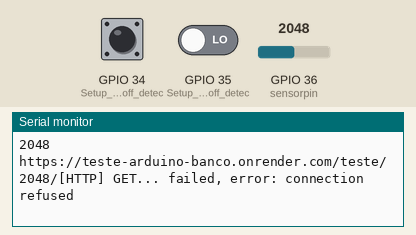
Recording of a sketch running on a simulated ESP32. Parts: the last lines printed to the serial monitor. The inputs (shaded band) are chosen by the test bench; at power-on: GPIO 34 (Setup_for_leads_off_detec) LOW, GPIO 36 (sensorpin) = 2048, GPIO 35 (Setup_for_leads_off_detec) LOW. WiFi joins after 1.5 s; servers stay silent unless stated.

Above: at 2.7 s.
2.8 s: GPIO 34 (Setup_for_leads_off_detec) pulled HIGH for 1 s
At 3.31 s:
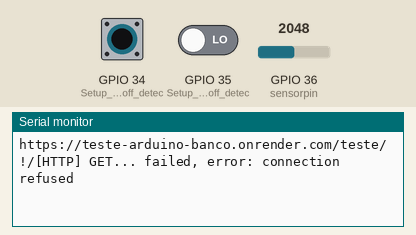
5.3 s: GPIO 36 (sensorpin) set to 2866
At 5.67 s:
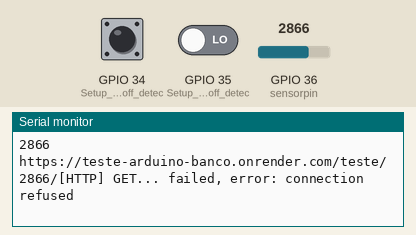
6.8 s: GPIO 36 (sensorpin) set to 3603
At 6.87 s:
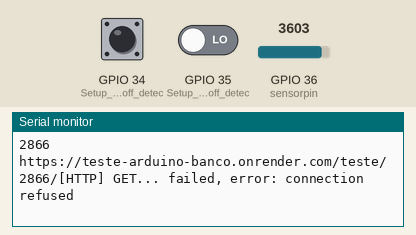
8.3 s: GPIO 34 (Setup_for_leads_off_detec) driven HIGH and GPIO 35 (Setup_for_leads_off_detec) driven HIGH
At 8.73 s:
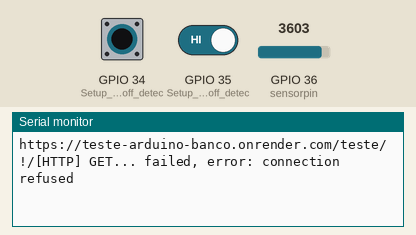
11.3 s: GPIO 34 (Setup_for_leads_off_detec) driven LOW and GPIO 35 (Setup_for_leads_off_detec) driven LOW
At 11.69 s:
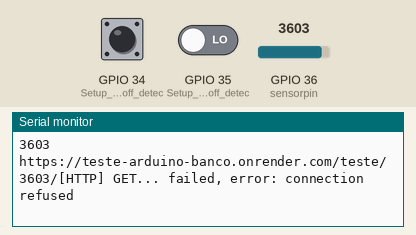
14.3 s: GPIO 34 (Setup_for_leads_off_detec) driven HIGH
At 18.25 s:
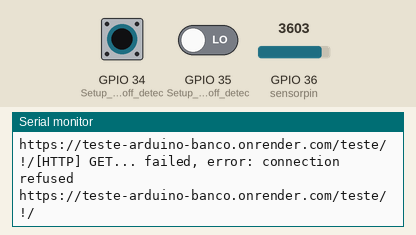
Timing chart, 0 to 18.3 s (numbered marks = the images above; inputs shaded):
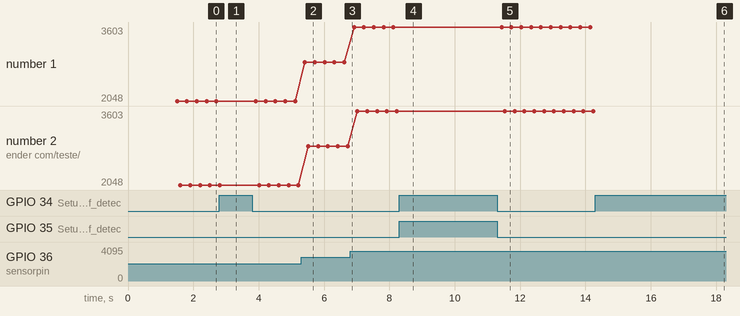

Measured:
- after the input at 2.8 s, the serial monitor: prints a new line after 0.31 s (image 1)
- after the input at 5.3 s, the serial monitor: prints a new line after 0.12 s (image 2)
- after the input at 8.3 s, the serial monitor: prints a new line after 0.22 s (image 4)
- after the input at 11.3 s, the serial monitor: prints a new line after 0.13 s (image 5)
- after the input at 14.3 s, the serial monitor: prints a new line after 0.24 s (image 6)
- plotted number 1: 2048 → 2866 after the input at 5.3 s, 2866 → 3603 after the input at 6.8 s
- plotted number 2: 2048 → 2866 after the input at 5.3 s, 2866 → 3603 after the input at 6.8 s

The sketch:

esp-ecg-banco.ino
```cpp
#include <WiFi.h>
#include <HTTPClient.h>
#define sensorpin A0


const char WIFI_SSID[] = "AP02_VALLEY";
const char WIFI_PASSWORD[] = "amontada";

String HOST_NAME = "https://teste-arduino-banco.onrender.com"; // change to your PC's IP address
String PATH_NAME   = "/teste";


String header;
String valor;

unsigned long currentTime = millis();
unsigned long previousTime = 0;
const long timeoutTime = 2000;

void setup() {
  Serial.begin(9600);
  pinMode(34, INPUT); //Setup for leads off detection LO +
  pinMode(35, INPUT); //Setup for leads off detection LO -

  WiFi.begin(WIFI_SSID, WIFI_PASSWORD);
  Serial.println("Connecting");
  while(WiFi.status() != WL_CONNECTED) {
    delay(500);
    Serial.print(".");
  }

  Serial.println("");
  Serial.print("Connected to WiFi network with IP Address: ");
  Serial.println(WiFi.localIP());

}

void loop() {
  if((digitalRead(34) == 1)||(digitalRead(35) == 1)){
    valor = '!';
  }
  else{
    Serial.println(analogRead(sensorpin));
    valor = String(analogRead(sensorpin));
  }
  delay(100);

  HTTPClient http;
  String queryString = "/" + valor + "/";
  Serial.print(HOST_NAME + PATH_NAME + queryString);
  http.begin(HOST_NAME + PATH_NAME + queryString); //HTTP
  int httpCode = http.GET();

  // httpCode will be negative on error
  if(httpCode > 0) {
    // file found at server
    if(httpCode == HTTP_CODE_OK) {
      String payload = http.getString();
      Serial.println(payload);
    } else {
      // HTTP header has been send and Server response header has been handled
      Serial.printf("[HTTP] GET... code: %d\n", httpCode);
    }
  } else {
    Serial.printf("[HTTP] GET... failed, error: %s\n", http.errorToString(httpCode).c_str());
  }

  http.end();

}
```
